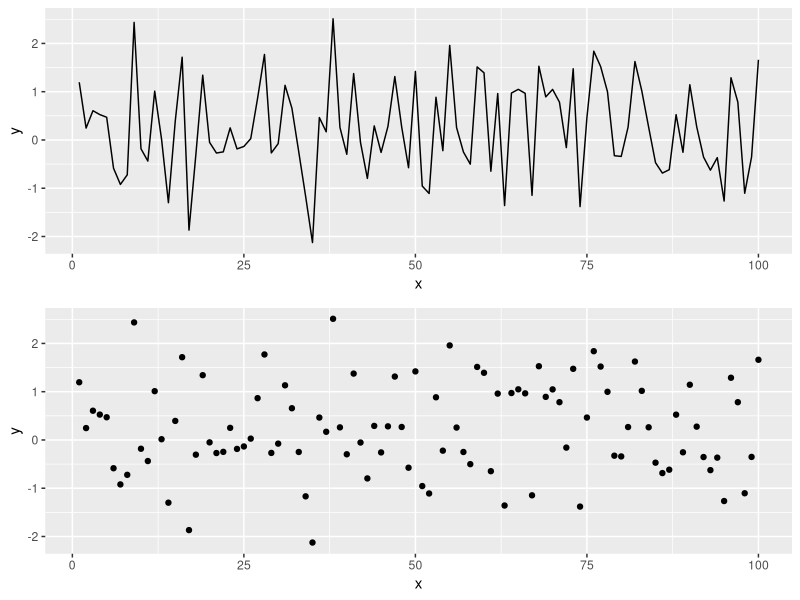

This chart was generated by the following R code:
## ---- chunk 1
knitr::opts_chunk$set(echo = TRUE, fig.width = 8, fig.height = 8, fig.alig = "center")
## ---- chunk 2
library(tidyverse)
library(gridExtra)
## ---- chunk 3
# Simulating data according to a normal distribution
x <- seq(1:100)
y <- rnorm(100) # Generating data form a normal distribution with mean 0 and variance 1
data <- data.frame(x = x, y = y )
p1 = ggplot(data, aes(x= x, y = y)) +
geom_line()
p2 = ggplot(data, aes(x= x, y = y)) +
geom_point() 

grid.arrange(p1, p2)
## ---- chunk 4
x <- seq(1:500)
y <- rnorm(500)
data <- data.frame(x = x, y = y )

p1 = ggplot(data, aes(x= x, y = y)) +
geom_line()

p2 = ggplot(data, aes(x= x, y = y)) +
geom_point() 
